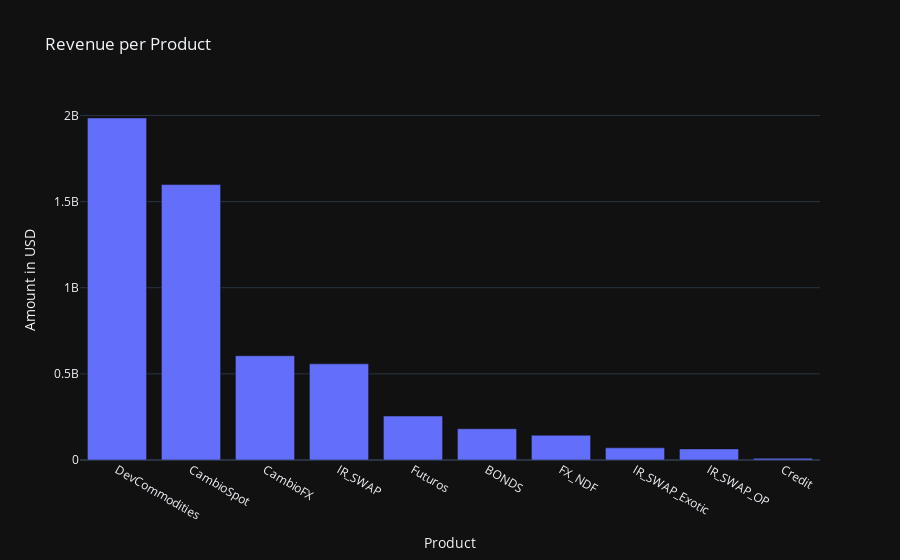

The notebook cell this image was saved under:
### Code cell
px.bar(prod_revenue, x='Prod_Desc', y= 'Amount_USD', title="Revenue per Product", labels={'Amount_USD':'Amount in USD', 'Prod_Desc': 'Product'})

### Figure 1 — Plotly figure (JSON) as saved in the notebook; plotly's stock layout.template omitted (floating-point values rounded to 4 significant figures)
{"data": [{"alignmentgroup": "True", "hovertemplate": "Product=%{x}<br>Amount in USD=%{y}<extra></extra>", "legendgroup": "", "marker": {"color": "#636efa", "pattern": {"shape": ""}}, "name": "", "offsetgroup": "", "orientation": "v", "showlegend": false, "textposition": "auto", "type": "bar", "x": ["DevCommodities", "CambioSpot", "CambioFX", "IR_SWAP", "Futuros", "BONDS", "FX_NDF", "IR_SWAP_Exotic", "IR_SWAP_OP", "Credit"], "xaxis": "x", "y": [1985000000.0, 1599000000.0, 605300000.0, 558200000.0, 255500000.0, 181700000.0, 143800000.0, 70630000.0, 64450000.0, 9827000.0], "yaxis": "y"}], "layout": {"barmode": "relative", "legend": {"tracegroupgap": 0}, "title": {"text": "Revenue per Product"}, "xaxis": {"anchor": "y", "domain": [0, 1], "title": {"text": "Product"}}, "yaxis": {"anchor": "x", "domain": [0, 1], "title": {"text": "Amount in USD"}}}}
